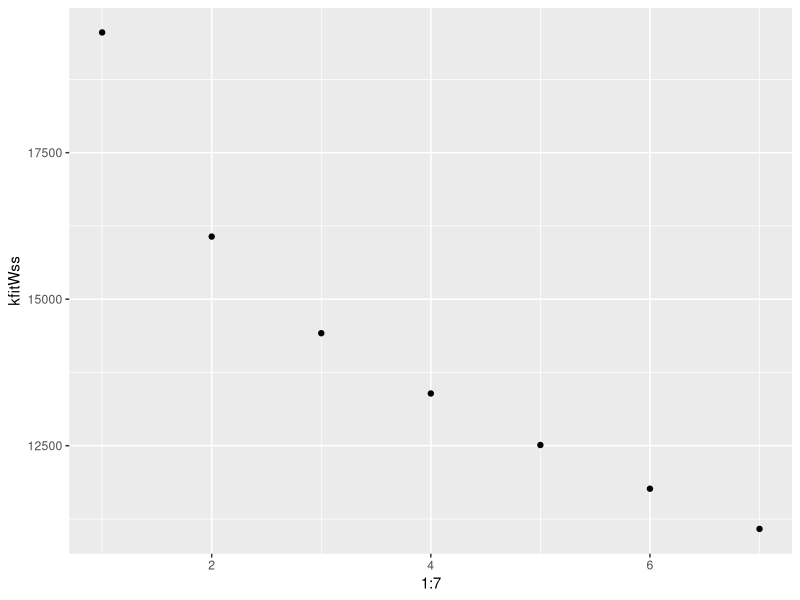

This figure's R source: (Note: this script raises an error after producing the figure.)
#############Polyamorous Mate Preferences 2 -- Budget Allocation: Analysis Script #################
####Ashley J Coventry, Tamsin German, Dan Conroy-Beam########



###load packages 
library(psych) #for scree plot
library(ggplot2) #For generating other plots
library(ggpubr)
library(data.table) #for reshaping data
library(stringr) #for permutation analy data reorganizing
library(lme4) #for the logistic regression

###set seed###
set.seed(112822)


###load data###
data <- read.csv("Human Data/Processed Data/PolyPrefs2_ProcessedData20250118 122054.csv")


#Remove NAs ###
#necessary when merging back into the original data frame because kfits is omitting NAs. 

nacheck <- apply(data[,14:27], 1, function(x) sum(is.na(x))>0)
data<- data[!nacheck,]



###reshape data wide --> long and only keep columns relevant for kmeans

#melt function to have two rows (1 for orange, 1 for blue) with each trait rating

longData<-melt(as.data.table(data),id.vars=c("PIN","gender","age"),
               measure.vars=list(c(30,28), #gender
                                 c(14,21), #ambition
                                 c(15,22), #attractiveness
                                 c(16,23), #intelligence
                                 c(17,24), #sexy
                                 c(18,25), #kindness
                                 c(19,26), #status
                                 c(20,27)))#wealth


#Relabel columns

colnames(longData)[4:12]<-c("partner","idealGender","amb","attract",
                            "intel","sexy","kind",
                            "stat","finPros")


#Relabel partner type values
longData$partner<-as.factor(ifelse(longData$partner==1,"idealBlue","idealOrange"))



###K-Means Cluster Analysis###


#extract kmeans wSs
kfitWss<-sapply(1:7,function(x) kmeans(longData[,6:12],x, nstart= 100)$tot.withinss)

#scree plot
screePlot<-qplot(1:7,kfitWss)


##compute differences in within ss across k for k-means clustering
wssDiffs<-diff(kfitWss)


##Add this classification to the original dataframe

kFit<-kmeans(longData[,6:12],3)
longData$kFitab <- kFit$cluster


##Create vectors of preference means for each cluster (without age)
clustCenters<-kFit$centers

##Look at gender breakdown by cluster
clustGender<-table(longData$gender,longData$kFitab)

##compute variance between trait ratings for each cluster
#to see if maybe one cluster is more well rounded than others
clustVars<-apply(clustCenters,1,var)




###Compute same or diff variable for ideal orange v ideal blue
#do people want both of their ideal partners in the same cluster or in different ones? 

##Transfer partner clusters back to data (since "data" is wide)
data$blueClust<-longData$kFitab[longData$partner=="idealBlue"]
data$orangeClust<-longData$kFitab[longData$partner=="idealOrange"]

##Determine for each participant whether their orange and blue partners are in the same cluster
#same = 1, diff = 0
data$sameOrDiff<-apply(data[,134:135],1,function(x)
  sum(duplicated(x))
) #checking for duplicates (if same cluster = duplicate = 1; if diff clusters = 0)

##get sameOrDiff as function of gender
genderDiff<-table(data$sameOrDiff,data$gender)


##Computing average differentness
avgDiff <- mean(data$sameOrDiff) #same is 1, so closer to one means more same

###create variable listing cluster of each partner 
#this combo order is arbitrary (numerically smaller cluster always listed first)
#arbitrary-ness is necessary for gender, cluster combo chisq later

data$kFitab<-apply(data[,134:135],1,function(x) paste0(sort(as.numeric(x)),collapse=","))


### CHI SQUARE 

##are men and women are choosing combos of partner orange and blue at diff rates?

chisqGender<-chisq.test(table(data$gender,data$kFitab))
chisqGenderW <- cohenW(x = chisqGender$observed, p = chisqGender$expected) #effect size


##do preferences for partner orange predict preferences for partner blue?
chisqClust<-chisq.test(table(data$blueClust, data$orangeClust)) 
chisqClustW <- cohenW(x = chisqClust$observed, p = chisqClust$expected)  #effect size

##raw numbers in each cluster combo by gender
clustComboGender<-table(data$blueClust,data$orangeClust,data$gender)


##Proportion of participants with at least 1 partner in specific clusters 

##Create blank columns in data
data$clust1 <- NA #for cluster 1
data$clust2<- NA #for cluster 2
data$clust3 <- NA #for cluster 3


##for loop to fill columns
for(i in 1:NROW(data)){
  ifelse(data$orangeClust[i] == 1 | data$blueClust[i] == 1, data$clust1[i]<-1, data$clust1[i]<-0)
  
}

for(i in 1:NROW(data)){
  ifelse(data$orangeClust[i] == 2 | data$blueClust[i] == 2, data$clust2[i]<-1, data$clust2[i]<-0)
  
}

for(i in 1:NROW(data)){
  ifelse(data$orangeClust[i] == 3 | data$blueClust[i] == 3, data$clust3[i]<-1, data$clust3[i]<-0)
  
}



chisqClust1 <- chisq.test(table(data$gender, data$clust1))
chisqClust1W <- cohenW( x = chisqClust1$observed, p = chisqClust1$expected) #effSize

chisqClust2 <- chisq.test(table(data$gender, data$clust2))
chisqClust2W <- cohenW( x = chisqClust2$observed, p = chisqClust2$expected) #effect size

chisqClust3 <- chisq.test(table(data$gender, data$clust3))




####confusion matrices
#(rearrange factor levels for well rounded in middle, relabel)

##overall clust combo frequency
#create matrix dataframe
overallMatrix <- data.frame(((table(data$blueClust, data$orangeClust))/sum(table(data$blueClust, data$orangeClust)))*100)
#relabel column names
colnames(overallMatrix) <- c("blueCluster", "orangeCluster", "comboFrequency")
#round all numbers to 2 decimal places
overallMatrix[,3] <-round(overallMatrix[,3],2)

#switch the order of the clusters in the chart (so, hot, then WR, then rich. 1, 2, 3 --> 2, 3, 1)
matrixOrder <- c(2,3,1)
overallMatrix$blueCluster <- factor(overallMatrix$blueCluster, levels = matrixOrder)
overallMatrix$orangeCluster <- factor(overallMatrix$orangeCluster, levels = matrixOrder)

#combine cluster combos so only occur once (e.g., 2,1 = 1,2 & 2,3 = 3,2)
overallMatrix[4,3] <- overallMatrix[2,3]+ overallMatrix[4,3]
overallMatrix[2,3] <- NA

overallMatrix[7,3] <- overallMatrix[3,3] + overallMatrix[7,3]
overallMatrix[3,3] <- NA

overallMatrix[6,3] <- overallMatrix[8,3] + overallMatrix[6,3]
overallMatrix[8,3] <- NA

#plot matrix
overallMatrixPlot <- ggplot(overallMatrix, aes(x= blueCluster, y = orangeCluster, fill = comboFrequency)) +
  geom_tile(color = "white") +
  geom_text(label = overallMatrix$comboFrequency)+
  scale_fill_gradient(low = "white", high = "#009900", na.value = "whitesmoke") +
  scale_x_discrete(labels = c('Attractive & Good in Bed','Well-Rounded','Kind & Smart')) +
  scale_y_discrete(labels = c('Attractive & Good in Bed','Well-Rounded','Kind & Smart')) +
  labs(x = "Partner Blue", y = "Partner Orange", fill = "Combination Freq.") +
  theme(text = element_text(size = 13))

#ggsave("overallMatrix.jpeg", plot=last_plot(), width=225, height=150, units="mm", path ="/Users/ashle/Desktop", scale = 1, dpi=300, limitsize=TRUE)



##clust combo freq by gender

#men

#create matrix dataframe
maleMatrix <- data.frame(((table(data$blueClust[data$gender == 1], data$orangeClust[data$gender == 1]))/sum(table(data$blueClust[data$gender == 1], data$orangeClust[data$gender == 1])))*100)
#relabel column names
colnames(maleMatrix) <- c("blueCluster", "orangeCluster", "comboFrequency")
#round all numbers to 2 decimal places
maleMatrix[,3] <-round(maleMatrix[,3],2)

#switch the order of the clusters in the chart (so, hot, then WR, then rich. 1, 2, 3 --> 1, 3, 2)
maleMatrix$blueCluster <- factor(maleMatrix$blueCluster, levels = matrixOrder)
maleMatrix$orangeCluster <- factor(maleMatrix$orangeCluster, levels = matrixOrder)

#combine cluster combos so only occur once (e.g., 2,1 = 1,2 & 2,3 = 3,2)
maleMatrix[4,3] <- maleMatrix[2,3]+ maleMatrix[4,3]
maleMatrix[2,3] <- NA

maleMatrix[7,3] <- maleMatrix[3,3] + maleMatrix[7,3]
maleMatrix[3,3] <- NA

maleMatrix[6,3] <- maleMatrix[8,3] + maleMatrix[6,3]
maleMatrix[8,3] <- NA

#plot matrix
maleMatrixPlot <- ggplot(maleMatrix, aes(x= blueCluster, y = orangeCluster, fill = comboFrequency)) +
  geom_tile(color = "white") +
  geom_text(label = maleMatrix$comboFrequency)+
  scale_fill_gradient(low = "white", high = "#009900", na.value = "whitesmoke") +
  scale_x_discrete(labels = c('Attractive & Good in Bed','Well-Rounded','Kind & Smart')) +
  scale_y_discrete(labels = c('Attractive & Good in Bed','Well-Rounded','Kind & Smart')) +
  labs(x = "Partner Blue", y = "Partner Orange", fill = "Combination Freq.") +
  theme(text = element_text(size = 13))


#women


#create matrix dataframe
femaleMatrix <- data.frame(((table(data$blueClust[data$gender == 0], data$orangeClust[data$gender == 0]))/sum(table(data$blueClust[data$gender == 0], data$orangeClust[data$gender == 0])))*100)
#relabel column names
colnames(femaleMatrix) <- c("blueCluster", "orangeCluster", "comboFrequency")
#round all numbers to 2 decimal places
femaleMatrix[,3] <-round(femaleMatrix[,3],2)

#switch the order of the clusters in the chart (so, hot, then WR, then rich. 1, 2, 3 --> 1, 3, 2)
femaleMatrix$blueCluster <- factor(femaleMatrix$blueCluster, levels = matrixOrder)
femaleMatrix$orangeCluster <- factor(femaleMatrix$orangeCluster, levels = matrixOrder)

#combine cluster combos so only occur once (e.g., 2,1 = 1,2 & 2,3 = 3,2)
femaleMatrix[4,3] <- femaleMatrix[2,3]+ femaleMatrix[4,3]
femaleMatrix[2,3] <- NA

femaleMatrix[7,3] <- femaleMatrix[3,3] + femaleMatrix[7,3]
femaleMatrix[3,3] <- NA

femaleMatrix[6,3] <- femaleMatrix[8,3] + femaleMatrix[6,3]
femaleMatrix[8,3] <- NA

#plot matrix
femaleMatrixPlot <- ggplot(femaleMatrix, aes(x= blueCluster, y = orangeCluster, fill = comboFrequency)) +
  geom_tile(color = "white") +
  geom_text(label = femaleMatrix$comboFrequency)+
  scale_fill_gradient(low = "white", high = "#009900", na.value = "whitesmoke") +
  scale_x_discrete(labels = c('Attractive & Good in Bed','Well-Rounded','Kind & Smart')) +
  scale_y_discrete(labels = c('Attractive & Good in Bed','Well-Rounded','Kind & Smart')) +
  labs(x = "Partner Blue", y = "Partner Orange", fill = "Combination Freq.") +
  theme(text = element_text(size = 13))







### Permuation Analysis ###


##create a vector to store null distribution averages
nullDistAvg <- rep(0,100000)

##for loop to generate data of null dist 
#creating a null distribution by randomly shuffling cluster assignments
for(a in 1:100000){
  
  aNull<-sample(data$blueClust)
  bNull<-sample(data$orangeClust)
  
  #Compute sameordiff (whether cluster A and cluster B are the same or different)
  sodNull<-ifelse(aNull==bNull, 1, 0)
  
  #Compute and saving average differentness
  nullDistAvg[a]<-mean(sodNull)
  
}



##see whether we are in extremes of null dist (compare output to our avgdiff)
#these are confidence intervals

nullDistHigh<-quantile(nullDistAvg[1:100000],c(0.975)) 
nullDistLow<-quantile(nullDistAvg[1:100000],c(0.025)) 


###How many ideal partners are in each cluster?

##for people who wanted both partners in same cluster
sameClust <- table(data$blueClust[data$sameOrDiff == 1]) 

##for people who wanted partners in different clusters
#don't need to run separately for clusters A and B bc made order arbitrary
diffClust <- table(data$blueClust[data$sameOrDiff ==0])  



###Mate Point Allocation###

#question: are people who want partners in different clusters allocating a sig different # of points to each partner?

##calculate total # of points allocated per row for traits

# Compute total points allocated to each partner
data$totalOrange <- rowSums(data[, 21:27], na.rm = TRUE)
data$totalBlue <- rowSums(data[, 14:20], na.rm = TRUE)

##compare between partner blue and orange for each participant
#if blue > orange, give value 1; if blue = orange, give value 0
#if neither is true ( so blue < orange), give -1. 
data$alloComp <- sign(data$totalBlue - data$totalOrange)


#create dataframe excluding rows where alloComp = 0 
#(bc we just want to look at unequal distribution for now)
alloData <- subset(data, alloComp != 0)

#create columns with cluster of high allocation partner and cluster of low allocation partner

alloData$highClust <- ifelse(alloData$alloComp == 1, alloData$blueClust, alloData$orangeClust)
alloData$lowClust <- ifelse(alloData$alloComp == -1, alloData$blueClust, alloData$orangeClust)

#run chisq test with high allo x low allo 
chisqAllo <- chisq.test(table(alloData$highClust, alloData$lowClust))

#table (1st variable listed is down side, 2nd is across top of table)
alloTable <- table(alloData$highClust, alloData$lowClust)



#run fisher test for allo of only women
fisherAlloF <- fisher.test((table(alloData$highClust[alloData$sex == 0], alloData$lowClust[alloData$sex == 0]))) 

alloTableF <- table(alloData$highClust[alloData$sex == 0], alloData$lowClust[alloData$sex == 0])


#run chisq test for allo of only men
fisherAlloM <- fisher.test((table(alloData$highClust[alloData$sex == 1], alloData$lowClust[alloData$sex == 1]))) 

alloTableM <- table(alloData$highClust[alloData$sex == 1], alloData$lowClust[alloData$sex == 1])




### Plotting ###

##plot bar graph with each trait mean for each 3 clusters (# clusters depends on scree)

meanTrait <- c(clustCenters[1,], clustCenters[2,], clustCenters[3,])
mateType <-c(rep("1", 7), rep("2", 7), rep("3", 7))
trait <- c(rep(c("Ambition", "Attractiveness", "Intelligence", "Good in Bed", "Kindness", "Status", "Resources"), 3))  
plotting <- data.frame(meanTrait, mateType, trait)
kFitPlot <- ggplot(data=plotting, aes(x=mateType, y=meanTrait, fill=trait)) +
  geom_bar(stat="identity", color="black", position=position_dodge())+
  theme_minimal(base_size = 15) + xlab("Type of Mate") + ylab("Desired Trait Level") +
  scale_fill_discrete(name = "Trait")


##multipanel figure
#first create individual plot for each cluster

#cluster 1 (title will change based on clusters)
meanTrait1 <- clustCenters[1,]
trait1 <- c("Ambition", "Attractiveness", "Intelligence", "Good in Bed", "Kindness", "Status", "Resources")
plotting1 <- data.frame(meanTrait1, trait1)
plot1 <- ggplot(data=plotting1, aes(x=trait1, y=meanTrait1)) +
  geom_bar(stat="identity", color="black", position=position_dodge(), fill = "darkorchid3")+
  geom_hline(yintercept = 5, color="black", linetype = "dashed", linewidth = 1) +
  theme_minimal(base_size = 14) + xlab("Trait") + ylab("Absolute Desired Trait Level")  +ylim(0,8) +
  theme(plot.title = element_text(size = 14), axis.text.x = element_text(angle = 90))+
  ggtitle("(A) Kind and Smart")

#cluster 2 
meanTrait2 <- clustCenters[2,]
trait2 <- c("Ambition", "Attractiveness", "Intelligence", "Good in Bed", "Kindness", "Status", "Resources")
plotting2 <- data.frame(meanTrait2, trait2)
plot2 <- ggplot(data=plotting2, aes(x=trait2, y=meanTrait2)) +
  geom_bar(stat="identity", color="black", position=position_dodge(), fill = "orangered3")+ 
  geom_hline(yintercept = 5, color="black", linetype = "dashed", linewidth = 1) +
  theme_minimal(base_size = 14) + xlab("Trait") + ylab("Absolute Desired Trait Level") +ylim(0,8) +
  theme(plot.title = element_text(size = 14), axis.text.x = element_text(angle = 90))+
  ggtitle("(B) Attractive and Good in Bed")

#cluster 3 
meanTrait3 <- clustCenters[3,]
trait3 <- c("Ambition", "Attractiveness", "Intelligence", "Good in Bed", "Kindness", "Status", "Resources")
plotting3 <- data.frame(meanTrait3, trait3)
plot3 <- ggplot(data=plotting3, aes(x=trait3, y=meanTrait3)) +
  geom_bar(stat="identity", color="black", position=position_dodge(), fill = "springgreen4")+ 
  geom_hline(yintercept = 5, color="black", linetype = "dashed", linewidth = 1) +
  theme_minimal(base_size = 14) + xlab("Trait") + ylab("Absolute Desired Trait Level") +ylim(0,8) +
  theme(plot.title = element_text(size = 14), axis.text.x = element_text(angle = 90))+
  ggtitle("(C) Well-Rounded")

#combine clusters into one graph
panelPlot<-ggarrange(plot1, plot2, plot3, nrow=1, ncol=3,font.label = list(size = 14, color = "black"))





######Mean-Centered Plots

##graphs with scores centered around 0 (mean centering scores?)

#subtract mean of each row from values in each row
clustCentersC <- apply(clustCenters, 1, function(row) {
  row - mean(row)
})
clustCentersC <- t(clustCentersC)

#cluster 1 (title will change based on clusters)
meanTrait1C <- clustCentersC[1,]
trait1C <- c("Ambition", "Attractiveness", "Intelligence", "Good in Bed", "Kindness", "Status", "Resources")
plotting1C <- data.frame(meanTrait1C, trait1C)
plot1C <- ggplot(data=plotting1C, aes(x=trait1C, y=meanTrait1C)) +
  geom_bar(stat="identity", color="black", position=position_dodge(), fill = "forestgreen")+
  theme_minimal(base_size = 14) + xlab("Trait") + ylab("Relative Desired Trait Level")  +ylim(-4,4) +
  ggtitle("Kind and Smart") +theme(plot.title = element_text(size = 14), axis.text.x = element_text(angle = 90))

#cluster 2 
meanTrait2C <- clustCentersC[2,]
trait2C <- c("Ambition", "Attractiveness", "Intelligence", "Good in Bed", "Kindness", "Status", "Resources")
plotting2C <- data.frame(meanTrait2C, trait2C)
plot2C <- ggplot(data=plotting2C, aes(x=trait2C, y=meanTrait2C)) +
  geom_bar(stat="identity", color="black", position=position_dodge(), fill = "red")+ 
  theme_minimal(base_size = 14) + xlab("Trait") + ylab("Relative Desired Trait Level") +ylim(-4,4) +
  ggtitle("Attractive and Good in Bed") +theme(plot.title = element_text(size = 14), axis.text.x = element_text(angle = 90))

#cluster 3 
meanTrait3C <- clustCentersC[3,]
trait3C <- c("Ambition", "Attractiveness", "Intelligence", "Good in Bed", "Kindness", "Status", "Resources")
plotting3C <- data.frame(meanTrait3C, trait3C)
plot3C <- ggplot(data=plotting3C, aes(x=trait3C, y=meanTrait3C)) +
  geom_bar(stat="identity", color="black", position=position_dodge(), fill = "purple")+ 
  theme_minimal(base_size = 14) + xlab("Trait") + ylab("Relative Desired Trait Level") +ylim(-4,4) +
  ggtitle("Well-Rounded") +theme(plot.title = element_text(size = 14), axis.text.x = element_text(angle = 90))

#combine clusters into one graph
panelPlotC<-ggarrange(plot2C,plot1C,plot3C,labels=c("A","B","C"), nrow=1, ncol=3,font.label = list(size = 14, color = "black"))
